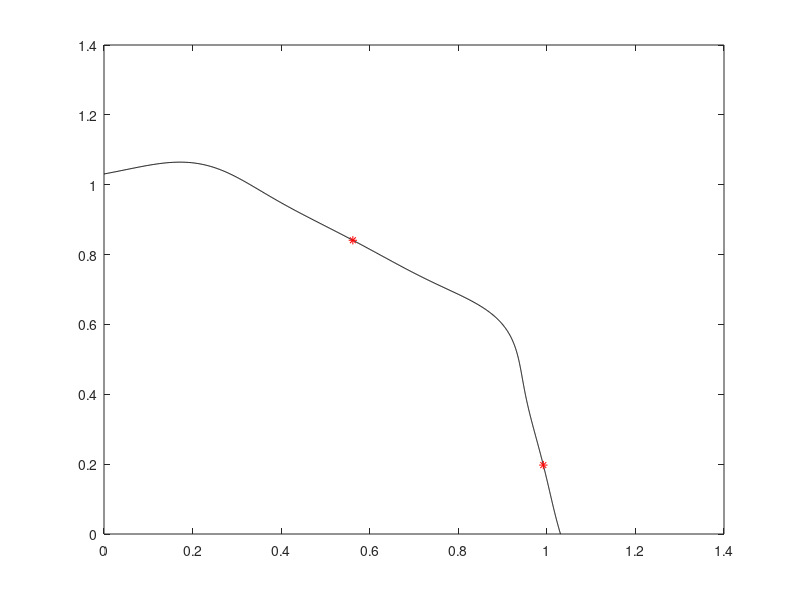

Recreate this plot in MATLAB. (Note: this script raises an error after producing the figure.)
P =1;
M = 2; %% objs
%%%%%%%%%%%%%%%%%%%%%%%%%%%%%%%%%%%%%%%%%%%%%%%%%%%%%%%%%%
x=[0:0.001:1];
A=4;
B=1;
S=2;
m1 =  1 + exp(cos(A.*power(x, B).*pi+pi./2))./(power(2, S).* A);
m = sqrt(m1);
f1=m.*cos(x.*pi./2);
f2=m.*sin(x.*pi./2);
plot(f1,f2,'k');
hold on
% %%%%%%%%%%%%%%%%%%%%%%%%%%%%%%%%%%%%%%%%%%%%%%%%%%%%%%%%%%
%% parameter preparation
% popdec = repmat(x,M-1,1); %% init popdec
%% parameters in knee function;
m1 =  1 + exp(cos(A.*power(x, B).*pi+pi./2))./(power(2, S).* A);
%%%%%%%%%%%%%%%%%%%%%%%%%%%%%%%%%%%%%%%%%%%%%%%%%%%%%%%%%%%%%%%%%%%%%%%%%%%
%% find the index of the minima  
[~,N] = size(x); %% the size of x
index = round(N/2); %% there are two minima of the knee function. 
[mm,mxid] = min(m1(1,1:index));
[mm2,mxid2] = min(m1(1,index:N));
%% corresponding x 
xknee = [];
minx = x(mxid);
minx2 = x(mxid2+index-1);
xknee =[xknee;minx;minx2];
fxknee = repmat(xknee',M-1,1); %% the xknee set.
%%%%%%%%%%%%%%%%%%%%%%%%%%%%%%%%%%%%%%%%%%%%%%%%%%%%%%%%%%%%%%%%%%%%%%%%%%%
%% do combinations among the fxknee. [1 2;4 5;7 8;10 11;13 14....] 
%% if there are 1 interval, then there are in the same line
com = zeros(M-1,2); %% 2 --> two minima
for i=1:M-1
   com(i,1) = 3*i-2;
   com(i,2) = 3*i-1;
end
com2 = reshape(com,[1,2*(M-1)]);
com3 = combnk(com2,M-1);
fcom = [];
[nr,nc] = size(com3);
for i=1:nr
    com4 = combnk(com3(i,:),2);
    [row,col] = size(com4);
    com5 = com4(:,2)-com4(:,1);
    if ~any((com5+1)==0) & ~any((com5-1)==0)
        fcom = [fcom;com3(i,:)];
    end
end
fcom = sort(fcom,2); %% sort array and save the position of the xknee.
[nrf,ncf] = size(fcom);
oxknee = xknee';
vark = []; %% save the true x knee point
ffcom = mod(fcom,3);
for i=1:nrf
    for j =1: ncf
        if ffcom(i,j) == 1
            tmp =  oxknee(1,1);
            vark(i,j) = tmp;
        end
        if  ffcom(i,j) == 2
            tmp =  oxknee(1,2);
            vark(i,j) = tmp;
        end
    end
end
mk = zeros(nrf,M-1);
mknee = zeros(nrf,1);
for i=1:M-1
    mk(:,i) =  1 + exp(cos(A.*power(vark(:,i), B).*pi+pi./2))./(power(2, S).* A);
 end 
Tr = mk'; %% transposition
if M>2
   mknee = prod(Tr(:,1:nrf))./(M-1); %% multiplicative
end
if M==2
   mknee = Tr(:,1:nrf)./(M-1); %% multiplicative
end
mknee = sqrt(mknee'); %% transposition
%% construct the shape functions:           
PopObj = ones(nrf,M);    
for i=1:M
    PopObj(:,i) = PopObj(:,i).* mknee;
 end
 for i=1:M
     for j=1:M-i
         PopObj(:,i) =  PopObj(:,i).*cos(power(vark(:,j), P).*pi./2);
     end
     if i~=1
        aux = M - i +1;
        PopObj(:,i)= PopObj(:,i).*sin(power(vark(:,aux), P).*pi./2);
     end
 end
%%%%%%%%%%%%%%%%%%%%%%%%%%%%%%%%%%%%%%%%%%%%%%%%%%%%%%%%%%
plot(PopObj(:,1),PopObj(:,2),'r*');
% plot3(PopObj(:,1),PopObj(:,2),PopObj(:,3),'r*');
hold on
%%%%%%%%%%%%%%%%%%%%%%%%%%%%%%%%%%%%%%%%%%%%%%%%%%%%%%%%%%%
saveKnee('PMOP2-',PopObj,M);
% view(124,21)
